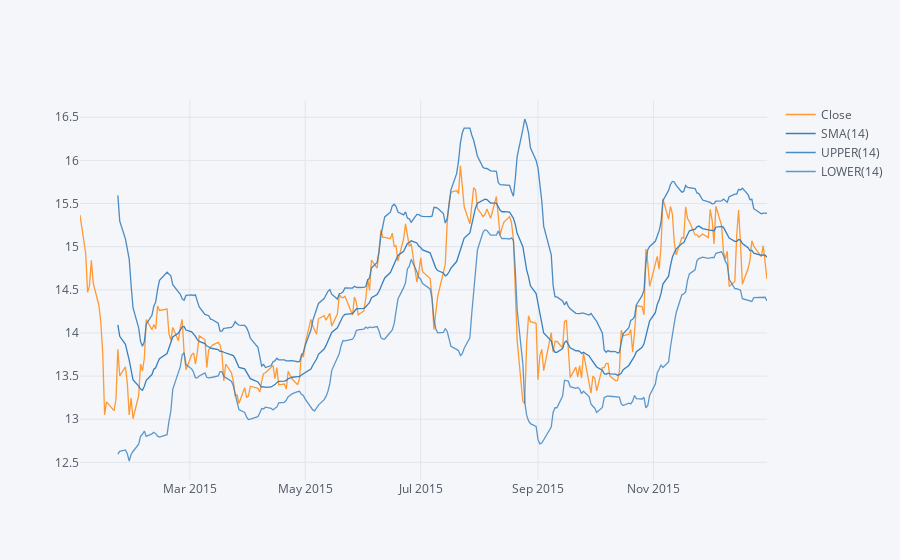

The notebook cell saved with this chart:
### Markdown cell above
**Use .ta_plot(study='boll') to create a Bollinger Band Plot for Bank of America for the year 2015.**

### Code cell
bank_stocks['BAC']['Close'].loc['2015-1-1':'2015-12-31'].ta_plot(study='boll')

### Figure 1 — Plotly figure (JSON) as saved in the notebook; plotly's stock layout.template omitted (floating-point values rounded to 4 significant figures; data arrays with more than 128 entries replaced by an {"elided": "..."} marker saying what was removed)
{"data": [{"line": {"color": "rgba(255, 153, 51, 1.0)", "dash": "solid", "shape": "linear", "width": 1.3}, "mode": "lines", "name": "Close", "text": "", "type": "scatter", "x": {"elided": "252 str values"}, "y": {"elided": "252 float values"}}, {"line": {"color": "rgba(55, 128, 191, 1.0)", "dash": "solid", "shape": "linear", "width": 1.3}, "mode": "lines", "name": "SMA(14)", "text": "", "type": "scatter", "x": {"elided": "252 str values"}, "y": {"elided": "252 mixed values"}}, {"line": {"color": "rgba(55, 128, 191, 0.8999999999999999)", "dash": "solid", "shape": "linear", "width": 1.3}, "mode": "lines", "name": "UPPER(14)", "text": "", "type": "scatter", "x": {"elided": "252 str values"}, "y": {"elided": "252 mixed values"}}, {"line": {"color": "rgba(55, 128, 191, 0.7999999999999998)", "dash": "solid", "shape": "linear", "width": 1.3}, "mode": "lines", "name": "LOWER(14)", "text": "", "type": "scatter", "x": {"elided": "252 str values"}, "y": {"elided": "252 mixed values"}}], "layout": {"legend": {"bgcolor": "#F5F6F9", "font": {"color": "#4D5663"}}, "paper_bgcolor": "#F5F6F9", "plot_bgcolor": "#F5F6F9", "title": {"font": {"color": "#4D5663"}}, "xaxis": {"gridcolor": "#E1E5ED", "showgrid": true, "tickfont": {"color": "#4D5663"}, "title": {"font": {"color": "#4D5663"}, "text": ""}, "zerolinecolor": "#E1E5ED"}, "yaxis": {"gridcolor": "#E1E5ED", "showgrid": true, "tickfont": {"color": "#4D5663"}, "title": {"font": {"color": "#4D5663"}, "text": ""}, "zerolinecolor": "#E1E5ED"}}}
